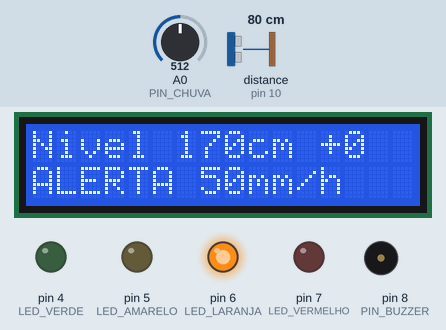
Recording of a sketch running on a simulated Arduino Uno, built with avr-gcc and run on an emulated ATmega328P. Shown: 16×2 character LCD, output pins drawn as LEDs (lit = HIGH), buzzer (waves = sounding). Wiring (from diagram.json): ultrasonic range finder: trigger pin 9; echo pin 10. The test bench sets the inputs (shaded band); at power-on: distance to the obstacle (sensor on pin 10) 80 cm, A0 (PIN_CHUVA) = 512. The echo pulse lasts 58.3 µs per cm; pins used as bus, display or sensor lines are not drawn; what the sketch prints to the serial monitor is not drawn.

Above: at 1.8 s.
1.9 s: distance to the obstacle (sensor on pin 10) set to 70 cm
At 6.7 s:
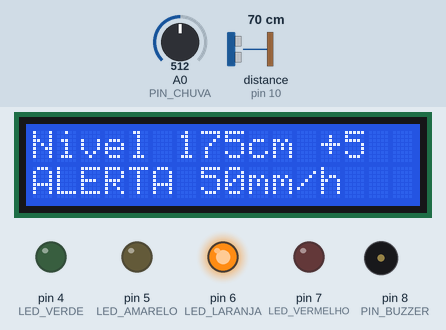
7.9 s: distance to the obstacle (sensor on pin 10) set to 62 cm
At 17.2 s:
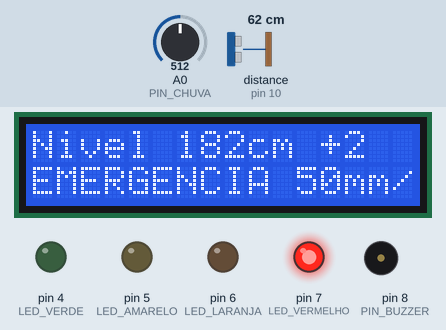
17.9 s: distance to the obstacle (sensor on pin 10) set to 120 cm
At 21.8 s:
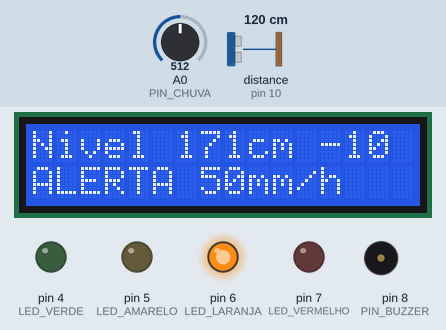
27.3 s: A0 (PIN_CHUVA) set to 716
At 31.9 s:
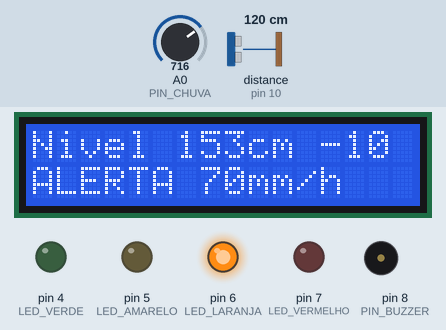
33.3 s: distance to the obstacle (sensor on pin 10) set to 231 cm
At 37.1 s:
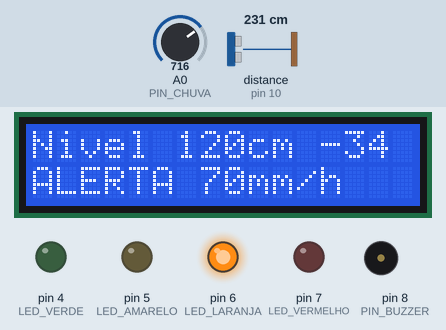
39.3 s: distance to the obstacle (sensor on pin 10) set to 238 cm
At 46.9 s:
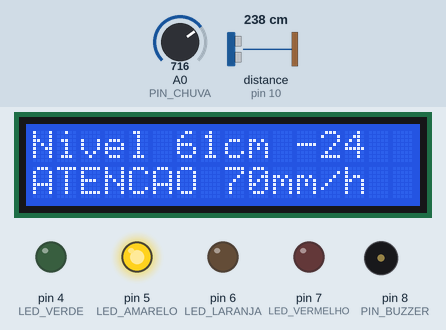
Timing chart, 0 to 48.4 s (numbered marks = the images above; inputs shaded):
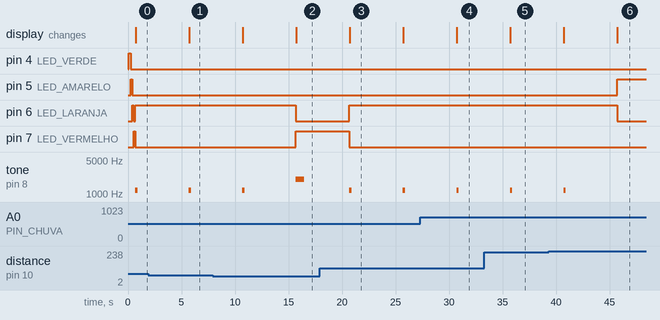

Measured:
- the behaviour switches between 66 and 65 cm on distance to the obstacle (sensor on pin 10) (found by bisection; images 1 and 2)
- the behaviour switches between 235 and 236 cm on distance to the obstacle (sensor on pin 10) (found by bisection; images 5 and 6)
- after the input at 1.9 s, the display: changes after 3.8 s (image 1)
- after the input at 7.9 s, pin 6 (LED_LARANJA): HIGH → LOW after 7.8 s; pin 7 (LED_VERMELHO): LOW → HIGH after 7.8 s
- after the input at 17.9 s, pin 6 (LED_LARANJA): LOW → HIGH after 2.8 s; pin 7 (LED_VERMELHO): HIGH → LOW after 2.8 s; the display: changes after 2.8 s (image 3)
- after the input at 27.3 s, the display: changes after 3.4 s (image 4)
- after the input at 33.3 s, the display: changes after 2.4 s (image 5)

The sketch:

estacao.ino
```cpp
/*
 * AlagAlerta - Estação de monitoramento de córrego (Arduino Uno)
 * Global Solution 2026/2 - CitizenTech - Disruptive Architectures: IoT
 *
 * O que faz:
 *  - Mede a distância até a água com o sensor ultrassônico HC-SR04 instalado embaixo de uma ponte
 *    e converte em NÍVEL DA ÁGUA (cm) = altura de instalação - distância.
 *  - Mede a CHUVA (mm/h). No protótipo um potenciômetro simula o pluviômetro; no campo seria um
 *    pluviômetro de báscula ligado na interrupção do pino 2 (código incluído, ver USAR_PLUVIOMETRO).
 *  - Classifica o risco com os mesmos limites da API: NORMAL, ATENCAO, ALERTA, EMERGENCIA.
 *  - Aciona alarme LOCAL (LEDs + buzzer + LCD) mesmo sem internet: a comunidade é avisada no ponto.
 *  - Envia a cada ciclo uma linha JSON pela serial para o gateway, que repassa à API AlagAlerta.
 *
 * Ligações (ver diagram.json):
 *   HC-SR04  TRIG -> D9   ECHO -> D10
 *   Potenciômetro (chuva) -> A0
 *   LED verde D4, amarelo D5, laranja D6, vermelho D7 (resistores de 220 ohms)
 *   Buzzer -> D8
 *   LCD 16x2 I2C (0x27) -> SDA A4, SCL A5
 */

#include <Wire.h>
#include <LiquidCrystal_I2C.h>

// ---------------- Configuração da estação ----------------
const char*  CODIGO_SENSOR     = "SNS-PANT-01";  // mesmo código cadastrado na API
const float  ALTURA_SENSOR_CM  = 250.0;          // do leito do córrego até o sensor
const float  NIVEL_ALERTA_CM   = 120.0;
const float  NIVEL_CRITICO_CM  = 180.0;
const float  CHUVA_FORTE       = 30.0;           // mm/h
const float  CHUVA_MUITO_FORTE = 50.0;           // mm/h
const unsigned long INTERVALO_MS = 5000;         // 5 s no protótipo (no campo: 60 s)
const int    AMOSTRAS          = 5;              // média móvel para filtrar ondas/ruído

// #define USAR_PLUVIOMETRO  // descomente no campo para usar o pluviômetro de báscula
const float  MM_POR_BASCULADA  = 0.2794;

// ---------------- Pinos ----------------
const int PIN_TRIG = 9;
const int PIN_ECHO = 10;
const int PIN_CHUVA = A0;
const int PIN_PLUVIOMETRO = 2;
const int LED_VERDE = 4, LED_AMARELO = 5, LED_LARANJA = 6, LED_VERMELHO = 7;
const int PIN_BUZZER = 8;

LiquidCrystal_I2C lcd(0x27, 16, 2);

enum Risco { NORMAL, ATENCAO, ALERTA, EMERGENCIA };
const char* NOMES_RISCO[] = { "NORMAL", "ATENCAO", "ALERTA", "EMERGENCIA" };

float leituras[AMOSTRAS];
int indiceLeitura = 0;
bool bufferCheio = false;
float nivelAnterior = -1;
unsigned long ultimoEnvio = 0;
unsigned long sequencia = 0;
volatile unsigned long basculadas = 0;

void contarBasculada() { basculadas++; }

// ---------------- Medições ----------------
float medirDistanciaCm() {
  digitalWrite(PIN_TRIG, LOW);
  delayMicroseconds(2);
  digitalWrite(PIN_TRIG, HIGH);
  delayMicroseconds(10);
  digitalWrite(PIN_TRIG, LOW);
  unsigned long duracao = pulseIn(PIN_ECHO, HIGH, 30000UL);  // timeout ~5 m
  if (duracao == 0) return -1;                               // sem eco: leitura inválida
  return duracao * 0.0343 / 2.0;
}

float medirNivelAguaCm() {
  float distancia = medirDistanciaCm();
  if (distancia < 0) return -1;
  float nivel = ALTURA_SENSOR_CM - distancia;
  return constrain(nivel, 0, ALTURA_SENSOR_CM);
}

float mediaMovel(float valor) {
  leituras[indiceLeitura] = valor;
  indiceLeitura = (indiceLeitura + 1) % AMOSTRAS;
  if (indiceLeitura == 0) bufferCheio = true;
  int n = bufferCheio ? AMOSTRAS : indiceLeitura;
  float soma = 0;
  for (int i = 0; i < n; i++) soma += leituras[i];
  return soma / n;
}

float medirChuvaMmHora() {
#ifdef USAR_PLUVIOMETRO
  noInterrupts();
  unsigned long n = basculadas;
  basculadas = 0;
  interrupts();
  // basculadas no intervalo -> mm -> extrapola para 1 hora
  return n * MM_POR_BASCULADA * (3600000.0 / INTERVALO_MS);
#else
  return analogRead(PIN_CHUVA) * 100.0 / 1023.0;  // simulação: 0 a 100 mm/h
#endif
}

// ---------------- Regra de negócio (igual à API) ----------------
Risco classificar(float nivel, float chuva) {
  bool preAlerta = nivel >= NIVEL_ALERTA_CM * 0.7;
  if (nivel >= NIVEL_CRITICO_CM) return EMERGENCIA;
  if (nivel >= NIVEL_ALERTA_CM || (preAlerta && chuva >= CHUVA_MUITO_FORTE)) return ALERTA;
  if (preAlerta || chuva >= CHUVA_FORTE) return ATENCAO;
  return NORMAL;
}

// ---------------- Atuadores ----------------
void sinalizar(Risco risco) {
  digitalWrite(LED_VERDE,    risco == NORMAL);
  digitalWrite(LED_AMARELO,  risco == ATENCAO);
  digitalWrite(LED_LARANJA,  risco == ALERTA);
  digitalWrite(LED_VERMELHO, risco == EMERGENCIA);

  if (risco == EMERGENCIA) {
    tone(PIN_BUZZER, 2000, 800);   // sirene contínua a cada ciclo
  } else if (risco == ALERTA) {
    tone(PIN_BUZZER, 1200, 200);   // bipe curto
  } else {
    noTone(PIN_BUZZER);
  }
}

void mostrarLcd(float nivel, float chuva, float variacao, Risco risco) {
  lcd.setCursor(0, 0);
  lcd.print("Nivel ");
  lcd.print(nivel, 0);
  lcd.print("cm ");
  lcd.print(variacao >= 0 ? "+" : "");
  lcd.print(variacao, 0);
  lcd.print("   ");
  lcd.setCursor(0, 1);
  lcd.print(NOMES_RISCO[risco]);
  lcd.print(" ");
  lcd.print(chuva, 0);
  lcd.print("mm/h     ");
}

// ---------------- Comunicação com o gateway ----------------
void enviarJson(float nivel, float chuva, Risco risco, float variacao) {
  // Uma linha por leitura. O gateway envia nivelAguaCm/chuvaMmHora para POST /api/leituras.
  Serial.print("{\"codigoSensor\":\"");
  Serial.print(CODIGO_SENSOR);
  Serial.print("\",\"seq\":");
  Serial.print(sequencia++);
  Serial.print(",\"nivelAguaCm\":");
  Serial.print(nivel, 1);
  Serial.print(",\"chuvaMmHora\":");
  Serial.print(chuva, 1);
  Serial.print(",\"variacaoCm\":");
  Serial.print(variacao, 1);
  Serial.print(",\"riscoLocal\":\"");
  Serial.print(NOMES_RISCO[risco]);
  Serial.println("\"}");
}

void setup() {
  Serial.begin(9600);
  pinMode(PIN_TRIG, OUTPUT);
  pinMode(PIN_ECHO, INPUT);
  pinMode(LED_VERDE, OUTPUT);
  pinMode(LED_AMARELO, OUTPUT);
  pinMode(LED_LARANJA, OUTPUT);
  pinMode(LED_VERMELHO, OUTPUT);
  pinMode(PIN_BUZZER, OUTPUT);
#ifdef USAR_PLUVIOMETRO
  pinMode(PIN_PLUVIOMETRO, INPUT_PULLUP);
  attachInterrupt(digitalPinToInterrupt(PIN_PLUVIOMETRO), contarBasculada, FALLING);
#endif

  lcd.init();
  lcd.backlight();
  lcd.setCursor(0, 0);
  lcd.print("AlagAlerta");
  lcd.setCursor(0, 1);
  lcd.print(CODIGO_SENSOR);

  // autoteste dos LEDs na inicialização
  for (int pino = LED_VERDE; pino <= LED_VERMELHO; pino++) {
    digitalWrite(pino, HIGH);
    delay(150);
    digitalWrite(pino, LOW);
  }
  Serial.println("# AlagAlerta estacao iniciada");
}

void loop() {
  unsigned long agora = millis();
  if (agora - ultimoEnvio < INTERVALO_MS && ultimoEnvio != 0) return;
  ultimoEnvio = agora;

  float bruto = medirNivelAguaCm();
  if (bruto < 0) {
    Serial.println("# erro: sensor ultrassonico sem eco");
    lcd.setCursor(0, 1);
    lcd.print("FALHA SENSOR    ");
    return;
  }

  float nivel = mediaMovel(bruto);
  float chuva = medirChuvaMmHora();
  float variacao = nivelAnterior < 0 ? 0 : nivel - nivelAnterior;
  nivelAnterior = nivel;

  Risco risco = classificar(nivel, chuva);
  sinalizar(risco);
  mostrarLcd(nivel, chuva, variacao, risco);
  enviarJson(nivel, chuva, risco, variacao);
}
```
